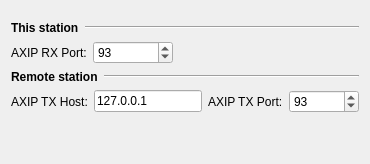
      <widget class="QWidget" name="page_23" >
       <layout class="QVBoxLayout" >
        <item>
         <spacer>
          <property name="orientation" >
           <enum>Qt::Vertical</enum>
          </property>
          <property name="sizeType" >
           <enum>QSizePolicy::Fixed</enum>
          </property>
          <property name="sizeHint" >
           <size>
            <width>20</width>
            <height>10</height>
           </size>
          </property>
         </spacer>
        </item>
        <item>
         <layout class="QHBoxLayout" >
          <item>
           <widget class="QLabel" name="label_131" >
            <property name="sizePolicy" >
             <sizepolicy vsizetype="Fixed" hsizetype="Fixed" >
              <horstretch>0</horstretch>
              <verstretch>0</verstretch>
             </sizepolicy>
            </property>
            <property name="font" >
             <font>
              <weight>75</weight>
              <bold>true</bold>
             </font>
            </property>
            <property name="text" >
             <string>This station</string>
            </property>
           </widget>
          </item>
          <item>
           <widget class="Line" name="line_28" >
            <property name="orientation" >
             <enum>Qt::Horizontal</enum>
            </property>
           </widget>
          </item>
         </layout>
        </item>
        <item>
         <layout class="QHBoxLayout" >
          <item>
           <widget class="QLabel" name="label_132" >
            <property name="minimumSize" >
             <size>
              <width>67</width>
              <height>0</height>
             </size>
            </property>
            <property name="text" >
             <string>AXIP RX Port:</string>
            </property>
           </widget>
          </item>
          <item>
           <widget class="QSpinBox" name="AXIPRXPortBox" >
            <property name="minimumSize" >
             <size>
              <width>80</width>
              <height>0</height>
             </size>
            </property>
            <property name="maximum" >
             <number>65535</number>
            </property>
            <property name="value" >
             <number>93</number>
            </property>
           </widget>
          </item>
          <item>
           <spacer>
            <property name="orientation" >
             <enum>Qt::Horizontal</enum>
            </property>
            <property name="sizeHint" >
             <size>
              <width>40</width>
              <height>20</height>
             </size>
            </property>
           </spacer>
          </item>
         </layout>
        </item>
        <item>
         <layout class="QHBoxLayout" >
          <item>
           <widget class="QLabel" name="label_133" >
            <property name="sizePolicy" >
             <sizepolicy vsizetype="Fixed" hsizetype="Fixed" >
              <horstretch>0</horstretch>
              <verstretch>0</verstretch>
             </sizepolicy>
            </property>
            <property name="font" >
             <font>
              <weight>75</weight>
              <bold>true</bold>
             </font>
            </property>
            <property name="text" >
             <string>Remote station</string>
            </property>
           </widget>
          </item>
          <item>
           <widget class="Line" name="line_29" >
            <property name="orientation" >
             <enum>Qt::Horizontal</enum>
            </property>
           </widget>
          </item>
         </layout>
        </item>
        <item>
         <layout class="QHBoxLayout" >
          <item>
           <widget class="QLabel" name="label_134" >
            <property name="minimumSize" >
             <size>
              <width>67</width>
              <height>0</height>
             </size>
            </property>
            <property name="text" >
             <string>AXIP TX Host:</string>
            </property>
           </widget>
          </item>
          <item>
           <widget class="QLineEdit" name="AXIPTXHostEdit" >
            <property name="text" >
             <string>127.0.0.1</string>
            </property>
           </widget>
          </item>
          <item>
           <widget class="QLabel" name="label_135" >
            <property name="minimumSize" >
             <size>
              <width>67</width>
              <height>0</height>
             </size>
            </property>
            <property name="text" >
             <string>AXIP TX Port:</string>
            </property>
           </widget>
          </item>
          <item>
           <widget class="QSpinBox" name="AXIPTXPortBox" >
            <property name="minimumSize" >
             <size>
              <width>70</width>
              <height>0</height>
             </size>
            </property>
            <property name="maximum" >
             <number>65535</number>
            </property>
            <property name="value" >
             <number>93</number>
            </property>
           </widget>
          </item>
         </layout>
        </item>
        <item>
         <spacer>
          <property name="orientation" >
           <enum>Qt::Vertical</enum>
          </property>
          <property name="sizeHint" >
           <size>
            <width>20</width>
            <height>40</height>
           </size>
          </property>
         </spacer>
        </item>
       </layout>
      </widget>
